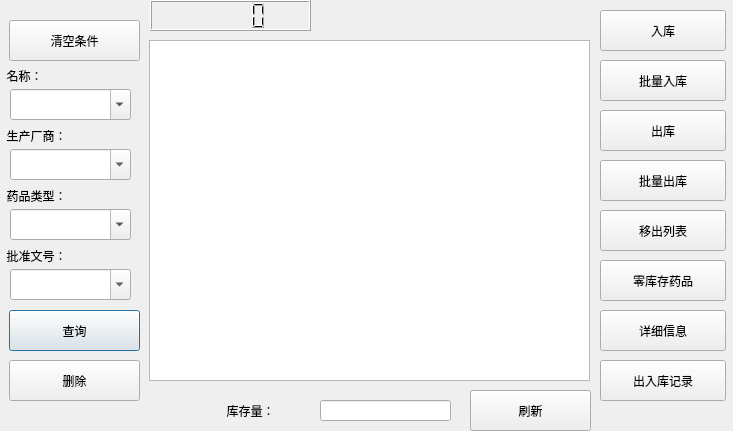
<?xml version="1.0" encoding="UTF-8"?>
<ui version="4.0">
 <class>inStorage_Dialog</class>
 <widget class="QDialog" name="inStorage_Dialog">
  <property name="geometry">
   <rect>
    <x>0</x>
    <y>0</y>
    <width>733</width>
    <height>431</height>
   </rect>
  </property>
  <property name="windowTitle">
   <string>Dialog</string>
  </property>
  <widget class="QLabel" name="name_label">
   <property name="geometry">
    <rect>
     <x>0</x>
     <y>60</y>
     <width>91</width>
     <height>31</height>
    </rect>
   </property>
   <property name="text">
    <string>  名称：</string>
   </property>
  </widget>
  <widget class="QLabel" name="category_label">
   <property name="geometry">
    <rect>
     <x>0</x>
     <y>180</y>
     <width>91</width>
     <height>31</height>
    </rect>
   </property>
   <property name="text">
    <string>  药品类型：</string>
   </property>
  </widget>
  <widget class="QLabel" name="manufacturer_label">
   <property name="geometry">
    <rect>
     <x>0</x>
     <y>120</y>
     <width>91</width>
     <height>31</height>
    </rect>
   </property>
   <property name="text">
    <string>  生产厂商：</string>
   </property>
  </widget>
  <widget class="QLabel" name="approval_number_label">
   <property name="geometry">
    <rect>
     <x>0</x>
     <y>240</y>
     <width>96</width>
     <height>31</height>
    </rect>
   </property>
   <property name="text">
    <string>  批准文号：</string>
   </property>
  </widget>
  <widget class="QPushButton" name="select_pushButton">
   <property name="geometry">
    <rect>
     <x>9</x>
     <y>310</y>
     <width>131</width>
     <height>41</height>
    </rect>
   </property>
   <property name="text">
    <string>查询</string>
   </property>
  </widget>
  <widget class="QLineEdit" name="inventory_lineEdit">
   <property name="geometry">
    <rect>
     <x>320</x>
     <y>400</y>
     <width>131</width>
     <height>21</height>
    </rect>
   </property>
  </widget>
  <widget class="QLabel" name="label">
   <property name="geometry">
    <rect>
     <x>220</x>
     <y>400</y>
     <width>81</width>
     <height>21</height>
    </rect>
   </property>
   <property name="text">
    <string>  库存量：</string>
   </property>
  </widget>
  <widget class="QPushButton" name="add_pushButton">
   <property name="geometry">
    <rect>
     <x>600</x>
     <y>10</y>
     <width>126</width>
     <height>41</height>
    </rect>
   </property>
   <property name="text">
    <string>入库</string>
   </property>
  </widget>
  <widget class="QPushButton" name="batchAdd_pushButton">
   <property name="geometry">
    <rect>
     <x>600</x>
     <y>60</y>
     <width>126</width>
     <height>41</height>
    </rect>
   </property>
   <property name="text">
    <string>批量入库</string>
   </property>
  </widget>
  <widget class="QPushButton" name="refresh_pushButton">
   <property name="geometry">
    <rect>
     <x>470</x>
     <y>390</y>
     <width>121</width>
     <height>41</height>
    </rect>
   </property>
   <property name="text">
    <string>刷新</string>
   </property>
  </widget>
  <widget class="QTableWidget" name="inStorage_tableWidget">
   <property name="geometry">
    <rect>
     <x>149</x>
     <y>40</y>
     <width>441</width>
     <height>341</height>
    </rect>
   </property>
   <property name="autoFillBackground">
    <bool>false</bool>
   </property>
  </widget>
  <widget class="QComboBox" name="name_comboBox">
   <property name="geometry">
    <rect>
     <x>10</x>
     <y>89</y>
     <width>121</width>
     <height>31</height>
    </rect>
   </property>
   <property name="editable">
    <bool>true</bool>
   </property>
  </widget>
  <widget class="QComboBox" name="manufacturer_comboBox">
   <property name="geometry">
    <rect>
     <x>10</x>
     <y>149</y>
     <width>121</width>
     <height>31</height>
    </rect>
   </property>
   <property name="editable">
    <bool>true</bool>
   </property>
  </widget>
  <widget class="QComboBox" name="category_comboBox">
   <property name="geometry">
    <rect>
     <x>10</x>
     <y>209</y>
     <width>121</width>
     <height>31</height>
    </rect>
   </property>
   <property name="editable">
    <bool>true</bool>
   </property>
  </widget>
  <widget class="QComboBox" name="approval_number_comboBox">
   <property name="geometry">
    <rect>
     <x>10</x>
     <y>269</y>
     <width>121</width>
     <height>31</height>
    </rect>
   </property>
   <property name="editable">
    <bool>true</bool>
   </property>
  </widget>
  <widget class="QPushButton" name="out_pushButton">
   <property name="geometry">
    <rect>
     <x>600</x>
     <y>110</y>
     <width>126</width>
     <height>41</height>
    </rect>
   </property>
   <property name="text">
    <string>出库</string>
   </property>
  </widget>
  <widget class="QPushButton" name="batchOut_pushButton">
   <property name="geometry">
    <rect>
     <x>600</x>
     <y>160</y>
     <width>126</width>
     <height>41</height>
    </rect>
   </property>
   <property name="text">
    <string>批量出库</string>
   </property>
  </widget>
  <widget class="QPushButton" name="showAll_pushButton">
   <property name="geometry">
    <rect>
     <x>9</x>
     <y>20</y>
     <width>131</width>
     <height>41</height>
    </rect>
   </property>
   <property name="text">
    <string>清空条件</string>
   </property>
  </widget>
  <widget class="QPushButton" name="showZero_pushButton">
   <property name="geometry">
    <rect>
     <x>600</x>
     <y>260</y>
     <width>126</width>
     <height>41</height>
    </rect>
   </property>
   <property name="text">
    <string>零库存药品</string>
   </property>
  </widget>
  <widget class="QPushButton" name="checkDiary_pushButton">
   <property name="geometry">
    <rect>
     <x>600</x>
     <y>360</y>
     <width>126</width>
     <height>41</height>
    </rect>
   </property>
   <property name="text">
    <string>出入库记录</string>
   </property>
  </widget>
  <widget class="QPushButton" name="delete_pushButton">
   <property name="geometry">
    <rect>
     <x>9</x>
     <y>360</y>
     <width>131</width>
     <height>41</height>
    </rect>
   </property>
   <property name="text">
    <string>删除</string>
   </property>
  </widget>
  <widget class="QPushButton" name="detail_pushButton">
   <property name="geometry">
    <rect>
     <x>600</x>
     <y>310</y>
     <width>126</width>
     <height>41</height>
    </rect>
   </property>
   <property name="text">
    <string>详细信息</string>
   </property>
  </widget>
  <widget class="QLCDNumber" name="lcdNumber">
   <property name="geometry">
    <rect>
     <x>150</x>
     <y>0</y>
     <width>161</width>
     <height>31</height>
    </rect>
   </property>
  </widget>
  <widget class="QPushButton" name="moveOut_pushButton">
   <property name="geometry">
    <rect>
     <x>600</x>
     <y>210</y>
     <width>126</width>
     <height>41</height>
    </rect>
   </property>
   <property name="text">
    <string>移出列表</string>
   </property>
  </widget>
  <widget class="QLabel" name="label_7">
   <property name="geometry">
    <rect>
     <x>142</x>
     <y>32</y>
     <width>457</width>
     <height>8</height>
    </rect>
   </property>
   <property name="styleSheet">
    <string notr="true">border-image: url(:/1149835 - 副本.jpg);</string>
   </property>
   <property name="text">
    <string/>
   </property>
  </widget>
  <widget class="QLabel" name="label_6">
   <property name="geometry">
    <rect>
     <x>140</x>
     <y>31</y>
     <width>8</width>
     <height>351</height>
    </rect>
   </property>
   <property name="styleSheet">
    <string notr="true">border-image: url(:/1149835.jpg);</string>
   </property>
   <property name="text">
    <string/>
   </property>
  </widget>
  <widget class="QLabel" name="label_8">
   <property name="geometry">
    <rect>
     <x>590</x>
     <y>40</y>
     <width>8</width>
     <height>351</height>
    </rect>
   </property>
   <property name="styleSheet">
    <string notr="true">border-image: url(:/1149835.jpg);</string>
   </property>
   <property name="text">
    <string/>
   </property>
  </widget>
  <widget class="QLabel" name="label_9">
   <property name="geometry">
    <rect>
     <x>140</x>
     <y>382</y>
     <width>457</width>
     <height>8</height>
    </rect>
   </property>
   <property name="styleSheet">
    <string notr="true">border-image: url(:/1149835 - 副本.jpg);</string>
   </property>
   <property name="text">
    <string/>
   </property>
  </widget>
  <widget class="QLabel" name="label_2">
   <property name="geometry">
    <rect>
     <x>0</x>
     <y>0</y>
     <width>733</width>
     <height>431</height>
    </rect>
   </property>
   <property name="styleSheet">
    <string notr="true">border-image: url(:/7675352_090252092817_2.jpg);</string>
   </property>
   <property name="text">
    <string/>
   </property>
  </widget>
  <zorder>label_2</zorder>
  <zorder>name_label</zorder>
  <zorder>category_label</zorder>
  <zorder>manufacturer_label</zorder>
  <zorder>approval_number_label</zorder>
  <zorder>select_pushButton</zorder>
  <zorder>inventory_lineEdit</zorder>
  <zorder>label</zorder>
  <zorder>add_pushButton</zorder>
  <zorder>batchAdd_pushButton</zorder>
  <zorder>refresh_pushButton</zorder>
  <zorder>inStorage_tableWidget</zorder>
  <zorder>name_comboBox</zorder>
  <zorder>manufacturer_comboBox</zorder>
  <zorder>category_comboBox</zorder>
  <zorder>approval_number_comboBox</zorder>
  <zorder>out_pushButton</zorder>
  <zorder>batchOut_pushButton</zorder>
  <zorder>showAll_pushButton</zorder>
  <zorder>showZero_pushButton</zorder>
  <zorder>checkDiary_pushButton</zorder>
  <zorder>delete_pushButton</zorder>
  <zorder>detail_pushButton</zorder>
  <zorder>lcdNumber</zorder>
  <zorder>moveOut_pushButton</zorder>
  <zorder>label_7</zorder>
  <zorder>label_6</zorder>
  <zorder>label_8</zorder>
  <zorder>label_9</zorder>
 </widget>
 <resources/>
 <connections/>
</ui>
